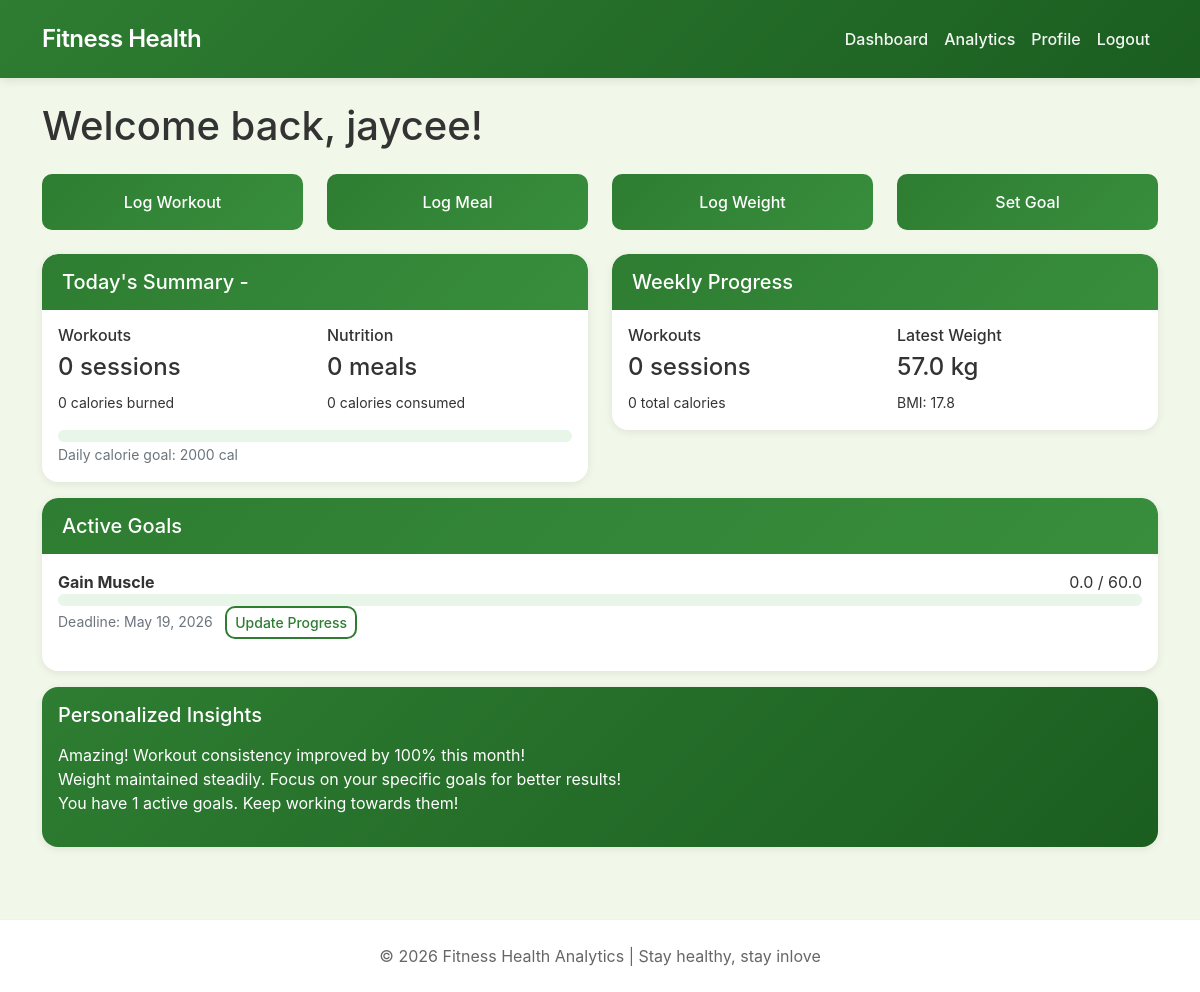
The app's page / (signed in) with its own data.
### users/models.py (models this page shows, shortened)
class CustomUser(AbstractUser):
    ROLE_CHOICES = (
        ('user', 'Regular User'),
        ('admin', 'Administrator'),
    )
    role = models.CharField(max_length=10, choices=ROLE_CHOICES, default='user')
    height = models.FloatField(help_text="Height in centimeters", null=True, blank=True)
    date_of_birth = models.DateField(null=True, blank=True)
    def is_admin_user(self):
        return self.role == 'admin' or self.is_superuser

class UserProfile(models.Model):
    user = models.OneToOneField(CustomUser, on_delete=models.CASCADE, related_name='profile')
    weight_goal = models.FloatField(help_text="Target weight in kg", null=True, blank=True)
    daily_calorie_goal = models.IntegerField(help_text="Daily calorie intake target", default=2000)
    workout_goal_weekly = models.IntegerField(help_text="Weekly workout sessions target", default=3)
    created_at = models.DateTimeField(auto_now_add=True)
    updated_at = models.DateTimeField(auto_now=True)

### analytics/models.py (models this page shows, shortened)
class HealthData(models.Model):
    user = models.ForeignKey(User, on_delete=models.CASCADE, related_name='health_data')
    weight_kg = models.FloatField(help_text="Weight in kilograms")
    bmi = models.FloatField(null=True, blank=True)
    date = models.DateField(default=date.today)
    recorded_at = models.DateTimeField(auto_now_add=True)

class FitnessGoal(models.Model):
    GOAL_TYPES = (
        ('lose_weight', 'Lose Weight'),
        ('gain_muscle', 'Gain Muscle'),
        ('maintain_fitness', 'Maintain Fitness'),
        ('improve_endurance', 'Improve Endurance'),
    )
    STATUS_CHOICES = (
        ('on_track', 'On Track'),
        ('behind', 'Behind'),
        ('completed', 'Completed'),
    )
    user = models.ForeignKey(User, on_delete=models.CASCADE, related_name='goals')
    goal_type = models.CharField(max_length=20, choices=GOAL_TYPES)
    target_metric = models.FloatField(help_text="Target value (weight in kg, workout hours, etc.)")
    current_value = models.FloatField(default=0)
    deadline = models.DateField()
    start_date = models.DateField(default=date.today)
    status = models.CharField(max_length=20, choices=STATUS_CHOICES, default='on_track')
    def calculate_progress(self):
        if self.target_metric > 0:
            progress = (self.current_value / self.target_metric) * 100
            return min(100, progress)
        return 0

### core/views.py (the view)
# urls.py: path('', views.dashboard, name='dashboard'),
@login_required
def dashboard(request):
    user = request.user
    today = date.today()
    today_workouts = Workout.objects.filter(user=user, date=today)
    today_meals = Meal.objects.filter(user=user, date=today)
    today_nutrition, created = Nutrition.objects.get_or_create(user=user, date=today)
    today_nutrition.update_totals()
    today_calories_burned = sum(w.calories_burned for w in today_workouts)
    today_calories_intake = today_nutrition.total_calories_intake
    week_ago = today - timedelta(days=7)
    weekly_workouts = Workout.objects.filter(user=user, date__gte=week_ago)
    weekly_calories_burned = sum(w.calories_burned for w in weekly_workouts)
    latest_weight = HealthData.objects.filter(user=user).order_by('-date').first()
    active_goals = FitnessGoal.objects.filter(user=user).exclude(status='completed')
    analyzer = HealthAnalyzer(user)
    insights = analyzer.get_personalized_insights()
    context = {
        'today_workouts': today_workouts,
        'today_meals': today_meals,
        'today_calories_intake': today_calories_intake,
        'today_calories_burned': today_calories_burned,
        'weekly_workouts_count': weekly_workouts.count(),
        'weekly_calories_burned': weekly_calories_burned,
        'latest_weight': latest_weight,
        'active_goals': active_goals,
        'insights': insights,
    }
    return render(request, 'core/dashboard.html', context)

### nutrition/models.py (called while the page is built)
    def update_totals(self):
        meals = Meal.objects.filter(user=self.user, date=self.date)
        self.total_calories_intake = sum(meal.calories for meal in meals)
        self.total_protein = sum(meal.protein for meal in meals)
        self.total_carbs = sum(meal.carbs for meal in meals)
        self.total_fat = sum(meal.fat for meal in meals)
        self.save()

### templates/core/dashboard.html (shortened to what this page needs)
{% extends 'base.html' %}
{% load static %}
{% block content %}
<div class="row">
    <div class="col-md-12">
        <h1 class="mb-4">Welcome back, {{ user.username }}!</h1>
    </div>
</div>
<div class="row mb-4">
    <div class="col-md-3">
        <a href="{% url 'add_workout' %}" class="btn btn-primary w-100 py-3" style="background: linear-gradient(135deg, #2e7d32 0%, #388e3c 100%);">
            Log Workout
        </a>
    </div>
    <div class="col-md-3">
        <a href="{% url 'add_meal' %}" class="btn btn-primary w-100 py-3" style="background: linear-gradient(135deg, #2e7d32 0%, #388e3c 100%);">
            Log Meal
        </a>
    </div>
    <div class="col-md-3">
        <a href="{% url 'add_weight' %}" class="btn btn-primary w-100 py-3" style="background: linear-gradient(135deg, #2e7d32 0%, #388e3c 100%);">
            Log Weight
        </a>
    </div>
    <div class="col-md-3">
        <a href="{% url 'add_goal' %}" class="btn btn-primary w-100 py-3" style="background: linear-gradient(135deg, #2e7d32 0%, #388e3c 100%);">
            Set Goal
        </a>
    </div>
</div>
<div class="row">
    <div class="col-md-6">
        <div class="card">
            <div class="card-header bg-primary text-white">
                <h5 class="mb-0">Today's Summary - {{ today|date:"F j, Y" }}</h5>
            </div>
            <div class="card-body">
                <div class="row">
                    <div class="col-6">
                        <h6>Workouts</h6>
                        <p class="h4">{{ today_workouts.count }} sessions</p>
                        <small>{{ today_calories_burned }} calories burned</small>
                    </div>
                    <div class="col-6">
                        <h6>Nutrition</h6>
                        <p class="h4">{{ today_meals.count }} meals</p>
                        <small>{{ today_calories_intake }} calories consumed</small>
                    </div>
                </div>
                <div class="mt-3">
                    <div class="progress">
                    </div>
                    <small class="text-muted">Daily calorie goal: {{ user.profile.daily_calorie_goal }} cal</small>
                </div>
            </div>
        </div>
    </div>
    <div class="col-md-6">
        <div class="card">
            <div class="card-header bg-success text-white">
                <h5 class="mb-0">Weekly Progress</h5>
            </div>
            <div class="card-body">
                <div class="row">
                    <div class="col-6">
                        <h6>Workouts</h6>
                        <p class="h4">{{ weekly_workouts_count }} sessions</p>
                        <small>{{ weekly_calories_burned }} total calories</small>
                    </div>
                    <div class="col-6">
                        <h6>Latest Weight</h6>
                        {% if latest_weight %}
                            <p class="h4">{{ latest_weight.weight_kg }} kg</p>
                            <small>BMI: {{ latest_weight.bmi }}</small>
                        {% else %}
                            <p class="text-muted">No weight data yet</p>
                        {% endif %}
                    </div>
                </div>
            </div>
        </div>
    </div>
</div>
<div class="row mt-3">
    <div class="col-md-12">
        <div class="card">
            <div class="card-header bg-warning">
                <h5 class="mb-0">Active Goals</h5>
            </div>
            <div class="card-body">
                {% if active_goals %}
                    {% for goal in active_goals %}
                        <div class="mb-3">
                            <div class="d-flex justify-content-between">
                                <strong>{{ goal.get_goal_type_display }}</strong>
                                <span>{{ goal.current_value|floatformat:1 }} / {{ goal.target_metric|floatformat:1 }}</span>
                            </div>
                            <div class="progress">
                            </div>
                            <small class="text-muted">Deadline: {{ goal.deadline }}</small>
                            <a href="{% url 'update_goal' goal.pk %}" class="btn btn-sm btn-outline-primary ms-2">Update Progress</a>
                        </div>
                    {% endfor %}
                {% else %}
                    <p>No active goals. <a href="{% url 'add_goal' %}">Create your first goal!</a></p>
                {% endif %}
            </div>
        </div>
    </div>
</div>
<div class="row mt-3">
    <div class="col-md-12">
        <div class="card insight-card">
            <div class="card-body">
                <h5 class="mb-3">Personalized Insights</h5>
                <ul class="list-unstyled">
                    {% for insight in insights %}
                        <li>{{ insight }}</li>
                    {% endfor %}
                </ul>
            </div>
        </div>
    </div>
</div>
{% endblock %}

### templates/base.html (style rules this page uses)
:root { --primary-green: #2e7d32; --primary-dark: #1b5e20; --primary-light: #e8f5e9; --primary-soft: #4caf50; --text-dark: #1b5e20; --text-light: #6c757d; --success-green: #2e7d32; --hover-green: #1b5e20; }
* { margin: 0; padding: 0; box-sizing: border-box; }
body { font-family: -apple-system, BlinkMacSystemFont, 'Segoe UI', Roboto, Oxygen, Ubuntu, sans-serif; background: #f1f8e9; color: #333; }
.card { border: none; border-radius: 16px; box-shadow: 0 2px 8px rgba(0, 0, 0, 0.08); transition: transform 0.2s, box-shadow 0.2s; background: white; overflow: hidden; }
.card-header { background: linear-gradient(135deg, #2e7d32 0%, #388e3c 100%); color: white; border-radius: 16px 16px 0 0 !important; padding: 1rem 1.25rem; font-weight: 600; border: none; }
.btn-primary { background: linear-gradient(135deg, #2e7d32 0%, #388e3c 100%); border: none; padding: 0.6rem 1.2rem; border-radius: 10px; transition: all 0.2s; font-weight: 500; }
.btn-outline-primary { border: 2px solid #2e7d32; color: #2e7d32; background: transparent; border-radius: 10px; font-weight: 500; }
.progress { height: 12px; border-radius: 20px; background: #e8f5e9; }
.insight-card { background: linear-gradient(135deg, #2e7d32 0%, #1b5e20 100%); color: white; border: none; border-radius: 16px; }
a { color: #2e7d32; text-decoration: none; transition: color 0.2s; }
.card, .stat-card { animation: fadeInUp 0.4s ease-out; }

### records on screen
CustomUser: username "jaycee", profile.daily_calorie_goal "2000"
HealthData: weight_kg "57.0", bmi "17.8"
FitnessGoal: goal_type "Gain Muscle", current_value "0.0", target_metric "60.0", deadline "May 19, 2026"

### other values on screen
{{ today_workouts.count }} "0"
{{ today_calories_burned }} "0"
{{ today_meals.count }} "0"
{{ today_calories_intake }} "0"
{{ weekly_workouts_count }} "0"
{{ weekly_calories_burned }} "0"
{{ insight }} "Amazing! Workout consistency improved by 100% this month!" "Weight maintained steadily. Focus on your specific goals for better results!" "You have 1 active goals. Keep working towards them!"
